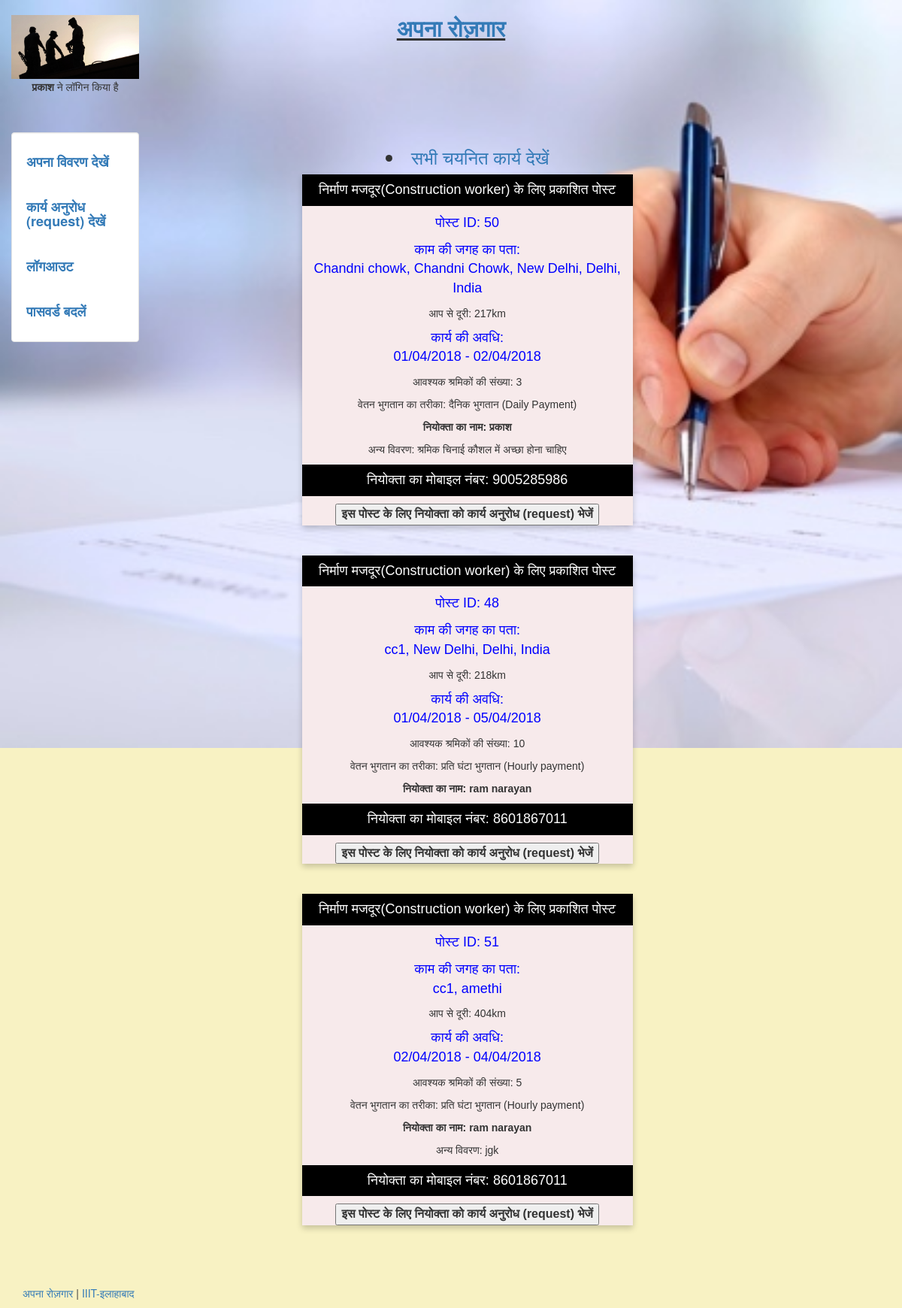
/worker/seepost (signed in), run on the app's committed database.
### search/models.py (models this page shows, shortened)
class Posts(models.Model):
	post_id=models.AutoField(primary_key=True)
	username = models.CharField(max_length=100)
	name = models.CharField(max_length = 100,blank = True, null = True)
	s_contact = models.CharField(max_length=50,blank = True,null = True)
	rskill = models.CharField(max_length = 100,blank = True, null = True)
	street = models.CharField(max_length=250,blank = True, null = True)
	location = models.CharField(max_length=250,blank = True, null = True)
	start_date = models.DateField(blank = True, null = True)
	end_date = models.DateField(blank = True, null = True)
	Nworker = models.IntegerField(blank = True, null = True)
	Twork = models.CharField(max_length = 250,blank = True, null = True)
	description = models.TextField(max_length = 500,blank = True, null = True)
	lat = models.CharField(max_length = 50, blank = True, null= True)
	lng = models.CharField(max_length = 50, blank = True, null= True)
	status = models.CharField(max_length = 50,blank = True, null = True)
	distance = models.IntegerField(blank = True, null = True)
	temp=models.CharField(max_length = 2,blank = True, null = True)
	temp1=models.CharField(max_length = 2,blank = True, null = True)

### worker/views.py (the view, shortened to what this page needs)
def viewpost(request):
  if request.method=="POST" and ('whire' in request.POST or 'wchire' in request.POST ):
    post_id=request.POST.get('post_id')
    user_id=request.POST.get('user_id')
    worker=request.POST.get('worker')
    hirer=request.POST.get('hirer')
    userworker=request.POST.get('userworker')
    userhirer=request.POST.get('userhirer')
    start_date=request.POST.get('start_date')
    end_date=request.POST.get('end_date')
    abc=Status.objects.filter(post_id=post_id,user_id=user_id)
    if len(abc)==0 and 'whire' in request.POST:
      cba=Status(post_id=post_id,user_id=user_id,worker=worker,hirer=hirer,worker_status=post_id,userworker=userworker,userhirer=userhirer,start_date=start_date,end_date=end_date)
      cba.save()
    else:
      pqr=Status.objects.get(post_id=post_id,user_id=user_id)
      pqr.worker_status=post_id
      pqr.confirm='a'
      pqr.save()
      if 'wchire' in request.POST:
        pqr.delete()
    sta=Status.objects.filter(user_id=user_id)
    data=Profile.objects.get(user=request.user)
    pos=Posts.objects.filter(Q(rskill=data.skill1)|Q(rskill=data.skill2)|Q(rskill=data.skill3))
    pos=pos.filter(status='public')
    pos=pos.filter(end_date__gte=datetime.datetime.today())
    if len(pos)==0:
      warn='आपकी आवश्यकता से मेल खाने वाला कोई परिणाम नहीं है|'
      return render(request,'worker/postresult.html',{'pos':pos,'warn':warn})
    loc=location.objects.get(username=request.user.username)
    for dat in pos :
      r=Status.objects.filter(user_id=data.user_id,confirm='a')
      p=r.filter(Q(start_date__lte=dat.end_date,start_date__gte=dat.start_date)|Q(end_date__lte=dat.end_date,end_date__gte=dat.start_date))
      dis=discal(float(dat.lat),float(dat.lng),float(loc.lat),float(loc.lng))
      dat.distance=dis
      if len(p)!=0:
        dat.temp='e'
        for pp in p:
              if pp.post_id==dat.post_id:
                dat.temp='a'
      else:
        f=sta.filter(post_id=dat.post_id)
        if len(f)==0:
          dat.temp='d'
        else:
          for ff in f:
            if ff.post_id==ff.worker_status and ff.user_id==ff.hirer_status:
                  dat.temp='a'
            elif ff.post_id==ff.worker_status:
                  dat.temp='b'
            elif ff.user_id==ff.hirer_status:
                  dat.temp='c'
      dat.save()
    pos=pos.order_by('distance')
    warn=""
    return render(request,'worker/postresult.html',{'pos':pos,'user1':data,'warn':warn})
  else:
    data=Profile.objects.get(user=request.user)
    pos=Posts.objects.filter(Q(rskill=data.skill1)|Q(rskill=data.skill2)|Q(rskill=data.skill3))
    pos=pos.filter(status='public')
    pos=pos.filter(start_date__gte=datetime.datetime.today())
    if len(pos)==0:
      warn='आपकी आवश्यकता से मेल खाने वाला कोई परिणाम नहीं है|'
      return render(request,'worker/postresult.html',{'pos':pos,'warn':warn})
    loc=location.objects.get(username=request.user.username)
    sta=Status.objects.filter(user_id=data.user_id)
    for dat in pos :
      r=Status.objects.filter(user_id=data.user_id,confirm='a')
      p=r.filter(Q(start_date__lte=dat.end_date,start_date__gte=dat.start_date)|Q(end_date__lte=dat.end_date,end_date__gte=dat.start_date))
      dis=discal(float(dat.lat),float(dat.lng),float(loc.lat),float(loc.lng))
      dat.distance=dis
      if len(p)!=0:
        dat.temp='e'
        for pp in p:
              if pp.post_id==dat.post_id:
                dat.temp='a'
      else:
        f=sta.filter(post_id=dat.post_id)
        if len(f)==0:
          dat.temp='d'
      dat.save()
    pos=pos.order_by('distance')
    warn=""
    return render(request,'worker/postresult.html',{'pos':pos,'user1':data,'warn':warn})

### worker/views.py (called while the page is built)
def discal(a,b,c,d):
  R = 6373.0
  lat1 = radians(a)
  lon1 = radians(b)
  lat2 = radians(c)
  lon2 = radians(d)
  dlon = lon2 - lon1
  dlat = lat2 - lat1
  a = sin(dlat / 2)**2 + cos(lat1) * cos(lat2) * sin(dlon / 2)**2
  c = 2 * atan2(sqrt(a), sqrt(1 - a))
  distance = R * c
  return round(distance,2)

### worker/templates/worker/postresult.html (shortened to what this page needs)
{% extends "login/header.html" %}
{% block content %}
<div class ='col-sm-6 col-sm-offset-2'>
  <link rel="stylesheet" href="https://cdnjs.cloudflare.com/ajax/libs/font-awesome/4.7.0/css/font-awesome.min.css">
<h3 align='center'>
          <li ><a href = '/confirm_work'>सभी चयनित कार्य देखें</a></li>
          </h3>
{% for data in pos %}
  <div class="card" style="background-color:#F7EAEB">
  <p><button class = "but">{{data.rskill}} के लिए प्रकाशित पोस्ट</button></p>
  <p class="title">पोस्ट ID: {{data.post_id}}</p>
  <p class="title">काम की जगह का पता: <br> {{data.street}}, {{data.location}}</p>
  <p >आप से दूरी: {{data.distance}}km</p>
  <p class="title">कार्य की अवधि: <br>{{data.start_date|date:"d/m/20y"}} - {{data.end_date|date:"d/m/20y"}}</p>
  <p>आवश्यक श्रमिकों की संख्या: {{data.Nworker}}</p>
  <p>वेतन भुगतान का तरीका: {{data.Twork}}</p>
  <p><b>नियोक्ता का नाम: {{data.name}}</b></p>
    {%if data.description%}
   <p>अन्य विवरण: {{data.description}}</p>
    {%endif%}
  <p><button class = "but">नियोक्ता का मोबाइल नंबर: {{data.s_contact}}</button></p>
  <form method="POST" action="/worker/seepost">
     <font size = 3.5>
    {%if 'd' in data.temp %}
    <b><button type="submit" name = 'whire' >इस पोस्ट के लिए नियोक्ता को कार्य अनुरोध (request) भेजें</button>
     {%endif%}
   </b>
 </font>
  </form>
</div>
    <br><br>
{% endfor %}
</div>
{% endblock %}

### login/templates/login/header.html (shortened to what this page needs)
<!DOCTYPE html>
<html lang="en">
 <head>
   {% load staticfiles %}
   <link rel="stylesheet" href="{% static 'login/css/bootstrap.min.css' %}" type = "text/css"/>
  </head>
<body class="body" style="background-color:#F8F2C3">
	<div class="container-fluid" style="min-height:95%; ">
		<div class="row">
			  <div class="col-sm-2">
				<br>
				  <center>
					<img src="{% static 'login/img/profile.jpg' %}" class="img-responsive" style='max-height:100px;' alt="logo">
					{% if request.user.username %}
				  	<p><b> {{request.user.first_name}}</b> ने लॉगिन किया है</p>
					{% endif %}
				  </center>
			  </div>
			    <div class="col-sm-8">
				  <center>
				  <h2><b><u><a href="/about">अपना रोज़गार</a></b></u></h2>
				  </center>
			    </div>
		</div>
		<div class="row">
		  <div class="col-sm-2">
			<div class="well bs-sidebar" id="sidebar" style="background-color:#fff">
			  <ul class="nav nav-pills nav-stacked">
			  	{% if request.user.username %}
			  	<h4><b><li><a href = '/view'>अपना विवरण देखें</a></li></b></h4><br>
			  	<h4><b><li><a href = '/workrequest'>कार्य अनुरोध (request) देखें</a></li></b></h4><br>
			  	<h4><b><li><a href='/logout'>लॉगआउट</a></li></b></h4><br>
                               <h4><b> <li><a href = '/change_password'>पासवर्ड बदलें</a></li></b></h4>
			  	{%else%}
				<h4><b><li><a href='/login'>लॉग इन करें</a></li></b></h4><br>
				<h4><b><li><a href='/register'>रजिस्टर करे</a></li></b></h4><br>
                                <h4><b><li><a href='/forgot_password'>पासवर्ड भूल गए?</a></li></b></h4>
				{%endif%}
			  </ul>
			</div>
		  </div>
		  <div class="col-sm-10">
			<div class='container-fluid'>
			   {% block content %}
			   {% endblock %}
			</div>
		  </div>
		</div>
	</div>
	  <footer>
         <br>
         <br>
		<div class="container-fluid" style='margin-left:15px'>
			<p><a href="/about" target="blank">अपना रोज़गार</a> | <a href="https://www.iiita.ac.in/" target="blank">IIIT-इलाहाबाद</a></p>
		</div>
	  </footer>
</body>
</html>

### login/templates/login/header.html (style rules this page uses)
html, body { height:100% }

### worker/templates/worker/postresult.html (style rules this page uses)
.card { box-shadow: 0 4px 8px 0 rgba(0, 0, 0, 0.2); max-width: 500px; margin: auto; text-align: center; font-family: arial; }
.title { color: blue; font-size: 18px; }
.but { border: none; outline: 0; display: inline-block; padding: 8px; color: white; background-color: #000; text-align: center; cursor: pointer; width: 100%; font-size: 18px; }

### data on the page
Posts: rskill "निर्माण मजदूर(Construction worker)", post_id "50", street "Chandni chowk", location "Chandni Chowk, New Delhi, Delhi, India", distance "217", start_date "01/04/2018", end_date "02/04/2018", Nworker "3", Twork "दैनिक भुगतान (Daily Payment)", name "प्रकाश", description "श्रमिक चिनाई कौशल में अच्छा होना चाहिए", s_contact "9005285986", shows "इस पोस्ट के लिए नियोक्ता को कार्य अनुरोध (request) भेजें"
Posts: rskill "निर्माण मजदूर(Construction worker)", post_id "48", street "cc1", location "New Delhi, Delhi, India", distance "218", start_date "01/04/2018", end_date "05/04/2018", Nworker "10", Twork "प्रति घंटा भुगतान (Hourly payment)", name "ram narayan", s_contact "8601867011", shows "इस पोस्ट के लिए नियोक्ता को कार्य अनुरोध (request) भेजें"
Posts: rskill "निर्माण मजदूर(Construction worker)", post_id "51", street "cc1", location "amethi", distance "404", start_date "02/04/2018", end_date "04/04/2018", Nworker "5", Twork "प्रति घंटा भुगतान (Hourly payment)", name "ram narayan", description "jgk", s_contact "8601867011", shows "इस पोस्ट के लिए नियोक्ता को कार्य अनुरोध (request) भेजें"

### other printed values
{{ request.user.first_name }} "प्रकाश"
